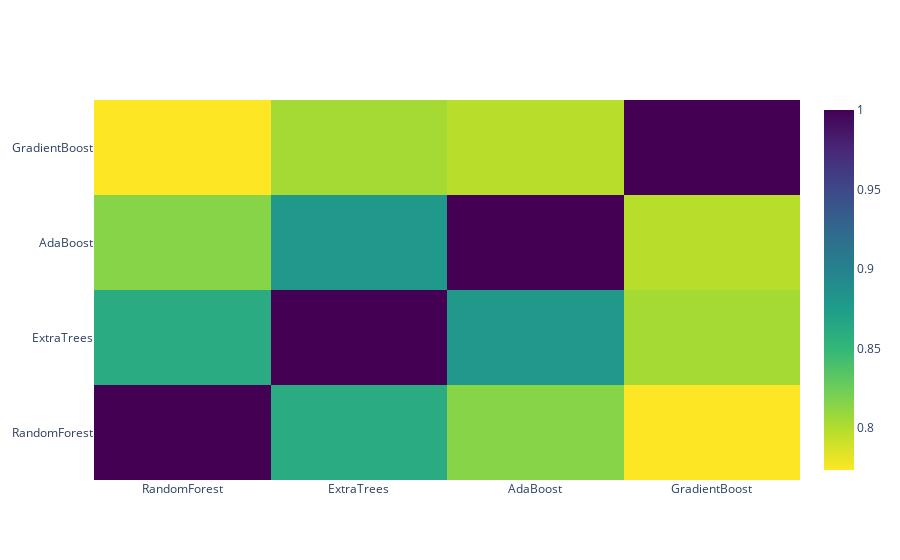

Write notebook code for a chart like this one.
### Code cell
data = [
    go.Heatmap(
        z= base_predictions_train.astype(float).corr().values ,
        x=base_predictions_train.columns.values,
        y= base_predictions_train.columns.values,
          colorscale='Viridis',
            showscale=True,
            reversescale = True
    )
]
py.iplot(data, filename='labelled-heatmap')

### Figure 1 — Plotly figure (JSON) as saved in the notebook; plotly's stock layout.template omitted (floating-point values rounded to 4 significant figures)
{"data": [{"colorscale": [[0, "#440154"], [0.1111, "#482878"], [0.2222, "#3e4989"], [0.3333, "#31688e"], [0.4444, "#26828e"], [0.5556, "#1f9e89"], [0.6667, "#35b779"], [0.7778, "#6ece58"], [0.8889, "#b5de2b"], [1, "#fde725"]], "reversescale": true, "showscale": true, "type": "heatmap", "x": ["RandomForest", "ExtraTrees", "AdaBoost", "GradientBoost"], "y": ["RandomForest", "ExtraTrees", "AdaBoost", "GradientBoost"], "z": [[1, 0.8614, 0.8151, 0.7737], [0.8614, 1, 0.8789, 0.8045], [0.8151, 0.8789, 1, 0.7981], [0.7737, 0.8045, 0.7981, 1]]}], "layout": {}}
